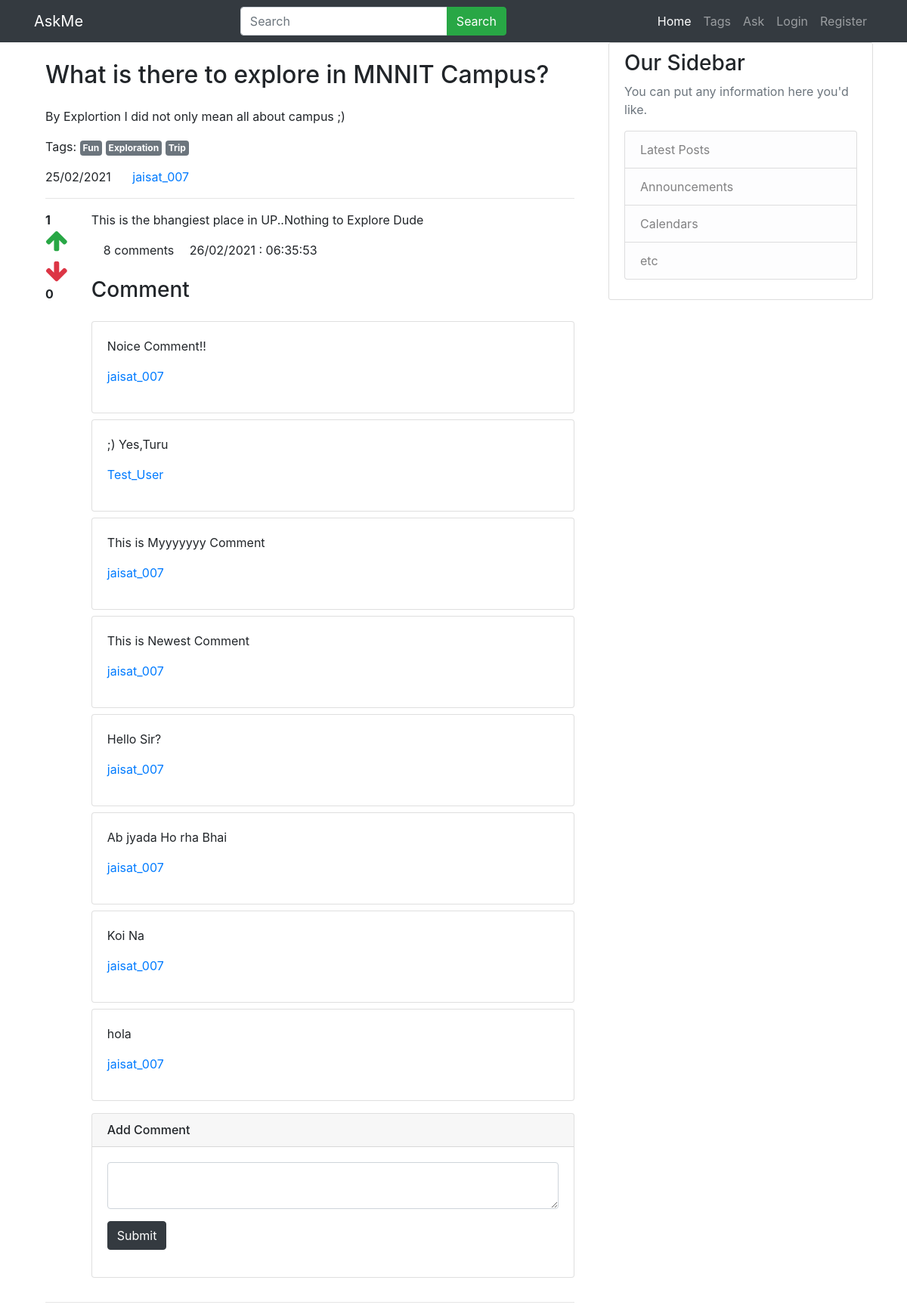
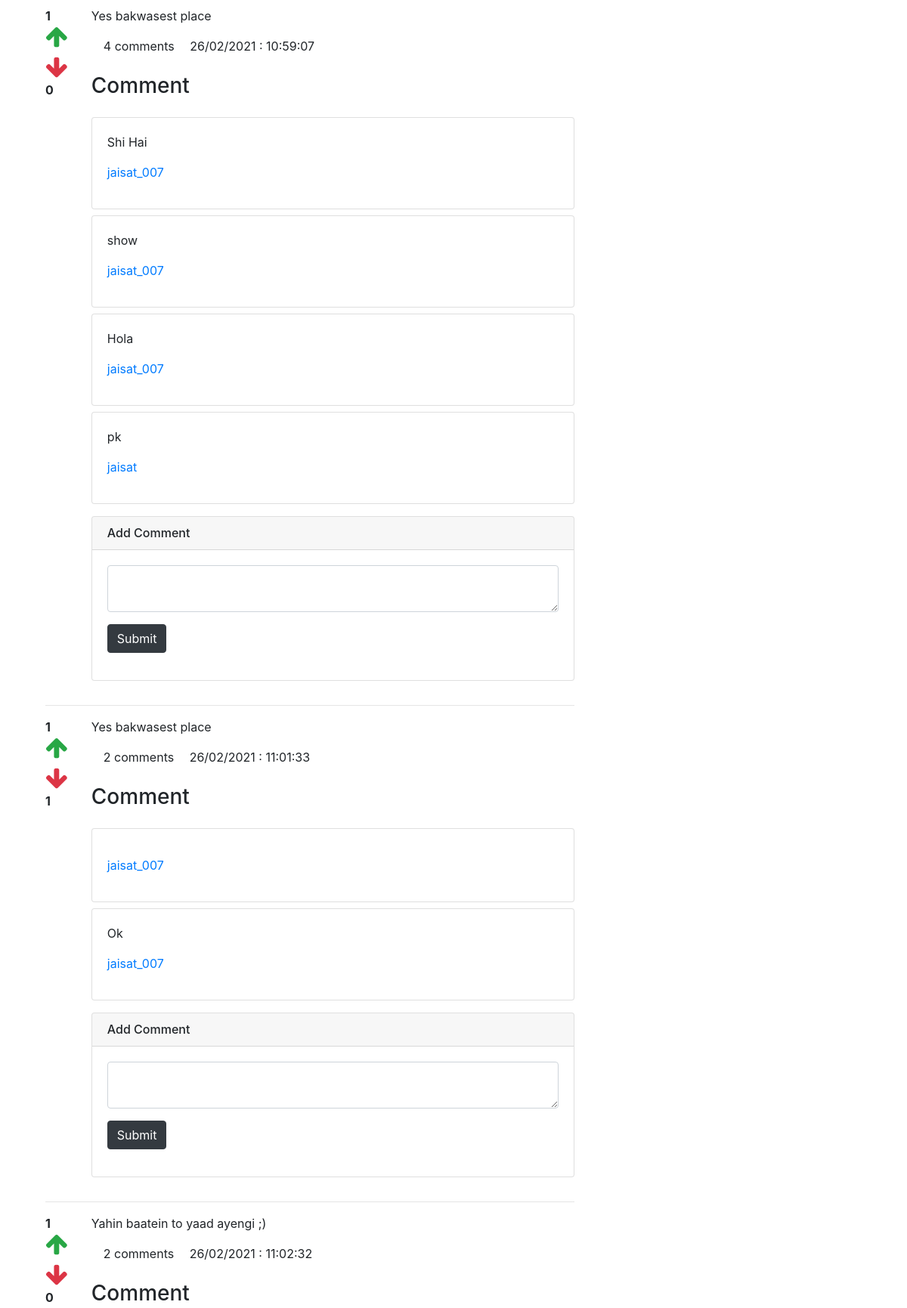
/detail/1 (upper part), run on the app's committed database (2 pictures, top to bottom).
### main/models.py (models this page shows, shortened)
class Question(models.Model):
    user=models.ForeignKey(User,on_delete=models.CASCADE)
    title=models.CharField(max_length=100)
    detail=models.TextField()
    tags=models.TextField(default='')
    add_time=models.DateTimeField(auto_now_add=True)

class Answer(models.Model):
    question=models.ForeignKey(Question,on_delete=models.CASCADE)
    user=models.ForeignKey(User,on_delete=models.CASCADE,null=True)
    detail = models.TextField()
    add_time = models.DateTimeField(auto_now_add=True)

class Comment(models.Model):
    answer=models.ForeignKey(Answer,on_delete=models.CASCADE)
    user=models.ForeignKey(User,on_delete=models.CASCADE,related_name='comment_user')
    comment = models.TextField(default='')
    add_time=models.DateTimeField(auto_now_add=True)

### main/views.py (the view, shortened to what this page needs)
# urls.py: path('detail/<int:id>',views.detail,name='detail'),
def detail(request,id):
    quest=Question.objects.get(pk=id)
    tags=quest.tags.split(',')
    answers=Answer.objects.filter(question=quest)
    answerform=AnswerForm
    return render(request,'detail.html',
                  {'quest':quest,
                   'tags':tags,
                   'answers':answers,
                   'answerform':answerform
    })

### main/templates/detail.html (shortened to what this page needs)
{% extends "base.html" %}
{% load static %}
{% load humanize %}
{% block content %}
    <div class="container">
        <h2 class="my-4">{{quest.title}}</h2>
        <p>{{quest.detail}}</p>
        <p>
            Tags:
            {% for tag in tags %}
            <a href="/tag/{{tag|slugify}}" class="badge badge-secondary p-1">{{tag}}</a>
            {% endfor %}
        </p>
        <p>
            <span class="mr-4">{{quest.add_time|date:'d/m/Y'}}</span>
            <a href="">{{quest.user.username}}</a>
        </p>
        <hr>
        {% for answer in answers %}
        <div class="row">
            <div class="col-1">
                <div class="upvote">
                    <strong class="upvote-count-{{answer.id}}">{{answer.upvote_set.count}}</strong><br>
                    <span class="text-success">
                        <i class="fa fa-arrow-up fa-2x upvote-click" data-answer="{{answer.id}}"></i>
                    </span>
                </div>
                <div class="downvote mt-2">
                    <span class="text-danger">
                        <i class="fa fa-arrow-down fa-2x downvote-click" data-answer="{{answer.id}}"></i>
                    </span><br>
                    <strong class="downvote-count-{{answer.id }}">{{answer.downvote_set.count}}</strong>
                </div>
            </div>
            <div class="col-11">
                <p>
                    {{answer.detail}}
               </p>
                <p>
                    <span class="mr-3"><span class="comment-count-{{answer.id}}">{{answer.comment_set.count}}</span> comments</span>
                    <span>{{ answer.add_time|date:'d/m/Y : H:i:s'}}</span>
                </p>
                <h3 class="my-4">Comment</h3>
                <div class="comment-wrapper-{{answer.id}}">
                     {% for comment in answer.comment_set.all %}
                            <div class="card mb-2">
                                <div class="card-body">
                                    <p>{{comment.comment}}</p>
                                    <p>
                                        <a href="">{{comment.user.username}}</a>
                                    </p>
                                </div>
                            </div>
                    {% endfor %}
                </div>
                <div class="card my-3">
                    <h6 class="card-header">Add Comment</h6>
                    <div class="card-body">
                        <textarea class="form-control comment-text-{{answer.id}}"></textarea>
                        <button type="button" data-answer="{{answer.id}}" class="btn btn-dark my-3 save-comment">Submit</button>
                    </div>
                </div>
            </div>
        </div>
        <hr>
        {% endfor %}
    </div>
{% endblock %}

### main/static/main.css (style rules this page uses)
body { background: #fafafa; color: #333333; margin-top: 5rem; }
h1, h2, h3, h4, h5, h6 { color: #444444; }

### data on the page
Question: title "What is there to explore in MNNIT Campus?", detail "By Explortion I did not only mean all about campus ;)", add_time "25/02/2021", user.username "jaisat_007"
Answer: upvote_set.count "1", downvote_set.count "0", detail "This is the bhangiest place in UP..Nothing to Explore Dude", comment_set.count "8", add_time "26/02/2021 : 06:35:53"
Comment: comment "Noice Comment!!", user.username "jaisat_007"
Comment: comment ";) Yes,Turu", user.username "Test_User"
Comment: comment "This is Myyyyyyy Comment", user.username "jaisat_007"
Comment: comment "This is Newest Comment", user.username "jaisat_007"
Comment: comment "Hello Sir?", user.username "jaisat_007"
Comment: comment "Ab jyada Ho rha Bhai", user.username "jaisat_007"
Comment: comment "Koi Na", user.username "jaisat_007"
Comment: comment "hola", user.username "jaisat_007"
Answer: upvote_set.count "1", downvote_set.count "0", detail "Yes bakwasest place", comment_set.count "4", add_time "26/02/2021 : 10:59:07"
Comment: comment "Shi Hai", user.username "jaisat_007"
Comment: comment "show", user.username "jaisat_007"
Comment: comment "Hola", user.username "jaisat_007"
Comment: comment "pk", user.username "jaisat"
Answer: upvote_set.count "1", downvote_set.count "1", detail "Yes bakwasest place", comment_set.count "2", add_time "26/02/2021 : 11:01:33"
Comment: user.username "jaisat_007"
Comment: comment "Ok", user.username "jaisat_007"
Answer: upvote_set.count "1", downvote_set.count "0", detail "Yahin baatein to yaad ayengi ;)", comment_set.count "2", add_time "26/02/2021 : 11:02:32"

### other printed values
{{ tag }} "Fun" "Exploration" "Trip"
